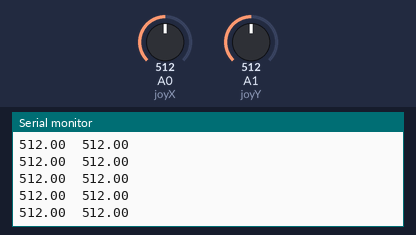
A sketch run on a simulated Arduino Uno, built with avr-gcc and run on an emulated ATmega328P. Shown: the last lines printed to the serial monitor. The inputs (shaded band) are chosen by the test bench; at power-on: A1 (joyY) = 512, A0 (joyX) = 512.

Above: at 1.2 s.
1.3 s: A1 (joyY) set to 11
At 2.1 s:
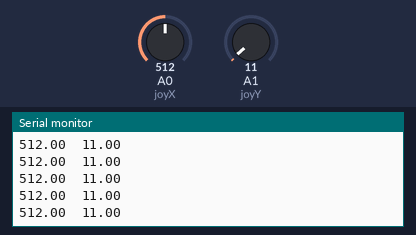
2.8 s: A1 (joyY) set to 8
At 3.3 s:
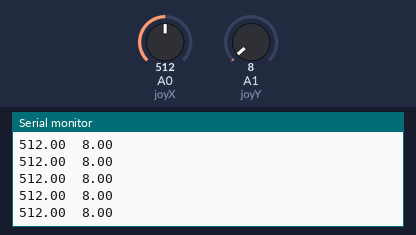
Timing chart, 0 to 5.8 s (numbered marks = the images above; inputs shaded):
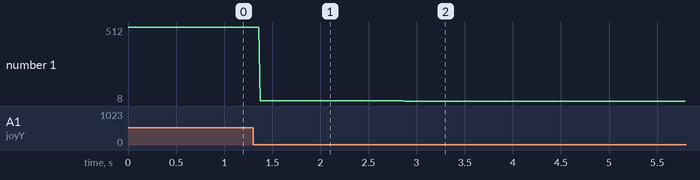

The sketch:

ArduinoJoystickRaw.ino
```cpp
#define joyX A0
#define joyY A1

float xValue;
float yValue;

void setup() {
  Serial.begin(9600);
}

void loop() {
  // put your main code here, to run repeatedly:
  xValue = analogRead(joyX);
  yValue = analogRead(joyY);

  //print the values with to plot or view
  Serial.print(xValue);
  Serial.print("\t");
  Serial.println(yValue);
}
```

Measured:
- after the input at 1.3 s, the serial monitor: prints a new line after 0.07 s (image 1)
- after the input at 2.8 s, the serial monitor: prints a new line after 0.07 s (image 2)
- plotted number 1: 512 → 11 after the input at 1.3 s, 11 → 8 after the input at 2.8 s
